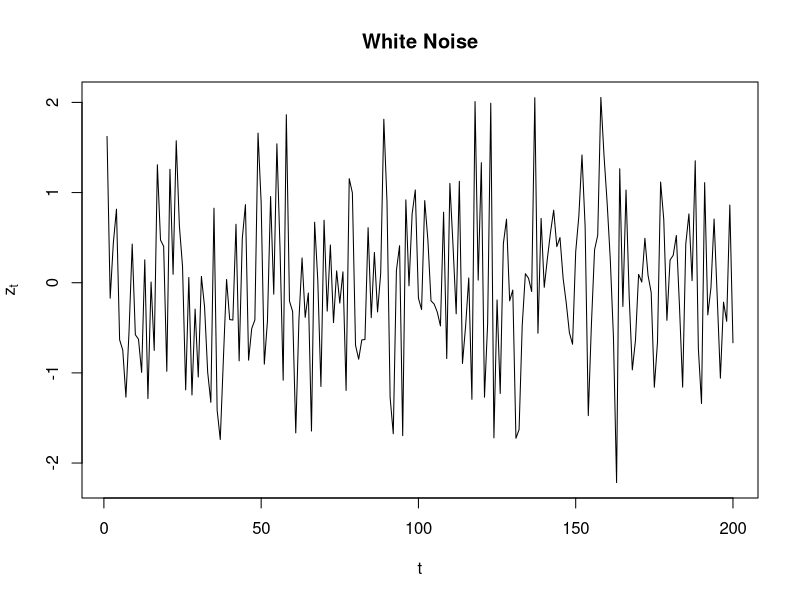
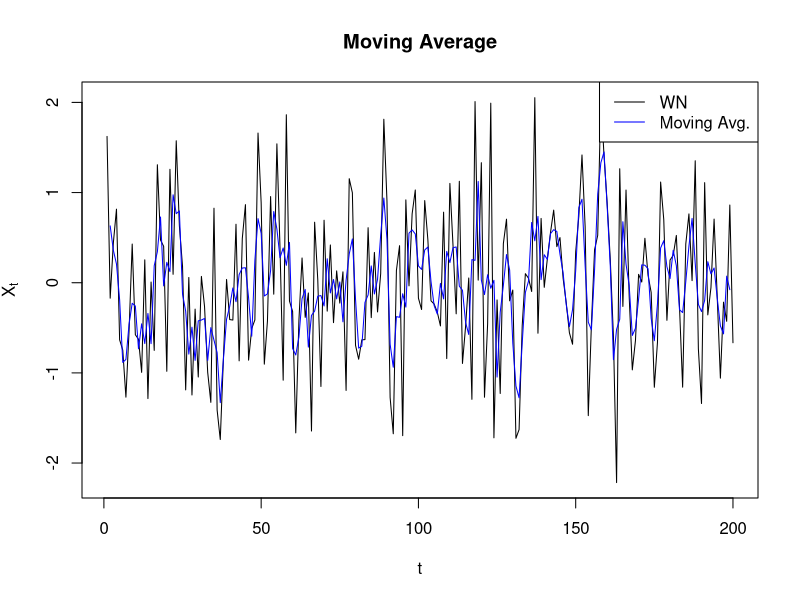
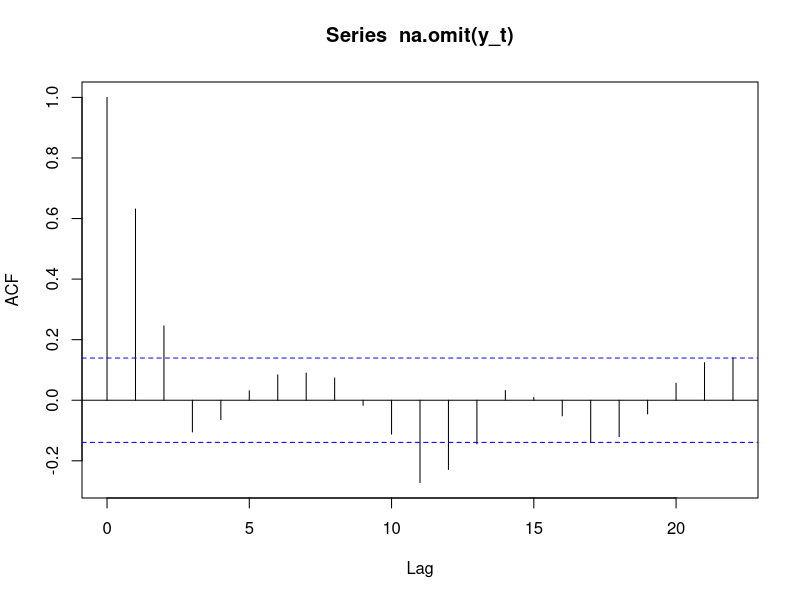
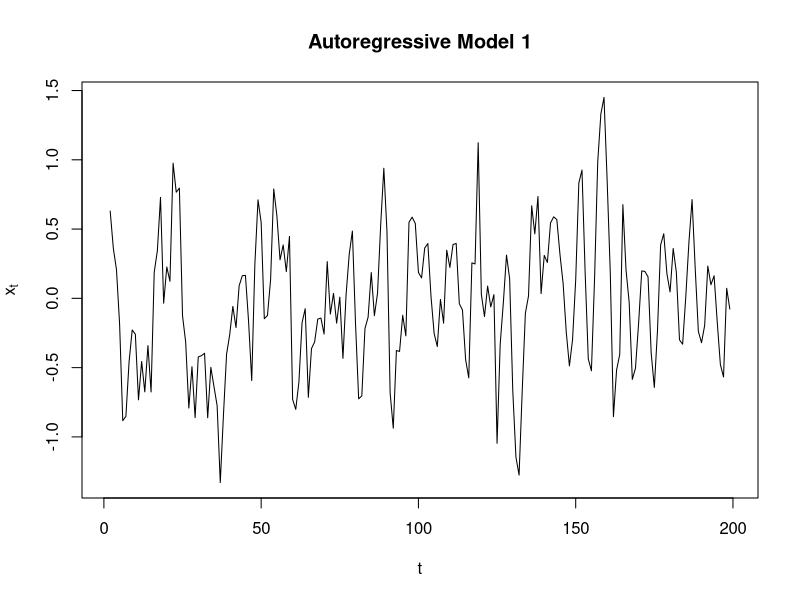
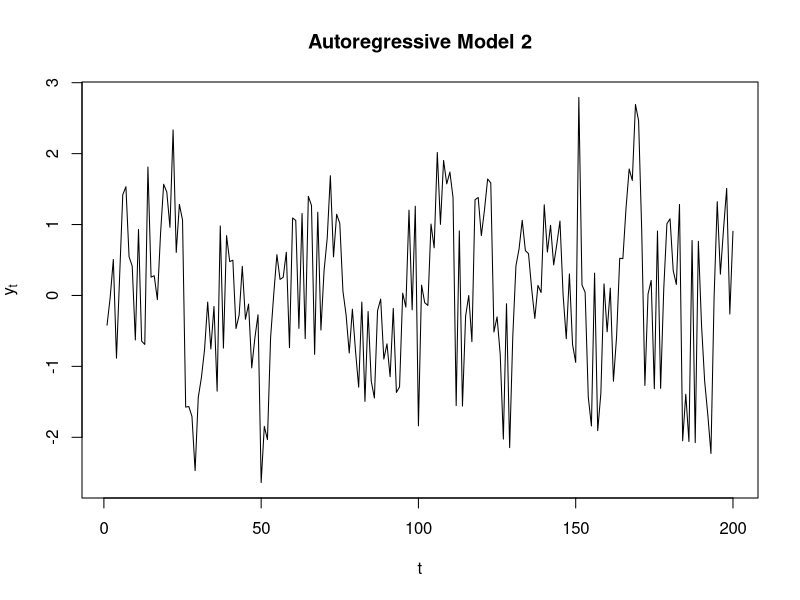

R code for these plots, in order:
## ---- chunk 1
knitr::opts_chunk$set(echo = TRUE)
## ---- chunk 2
z_t <- rnorm(200,0,1)
plot(z_t,xlab = "t",ylab = expression(z[t]),type = "l",main = "White Noise")

y_t = filter(z_t, filter = rep(1/3,3), sides = 2, method = "convolution")
# Plot of white-noise
plot(z_t,xlab = "t",ylab = expression(X[t]),type = "l",main = "Moving Average") # Plot of moving-average
lines(y_t,col = "blue")

# Add legend
legend("topright",c("WN", "Moving Avg."),col = c("black","blue"),lty = 1)

acf(na.omit(y_t))
## ---- chunk 3
#First way
y_t = filter(z_t, filter = rep(1/3,3), sides = 2, method = "convolution")

plot(y_t,xlab = "t",ylab = expression(x[t]),type = "l", main = "Autoregressive Model 1")


theta <- rep(1/3,3)
y_u <- arima.sim(n = 200,model = list(ma=theta))
plot(y_u, xlab = "t",ylab = expression(y[t]),type = "l", main = "Autoregressive Model 2")

